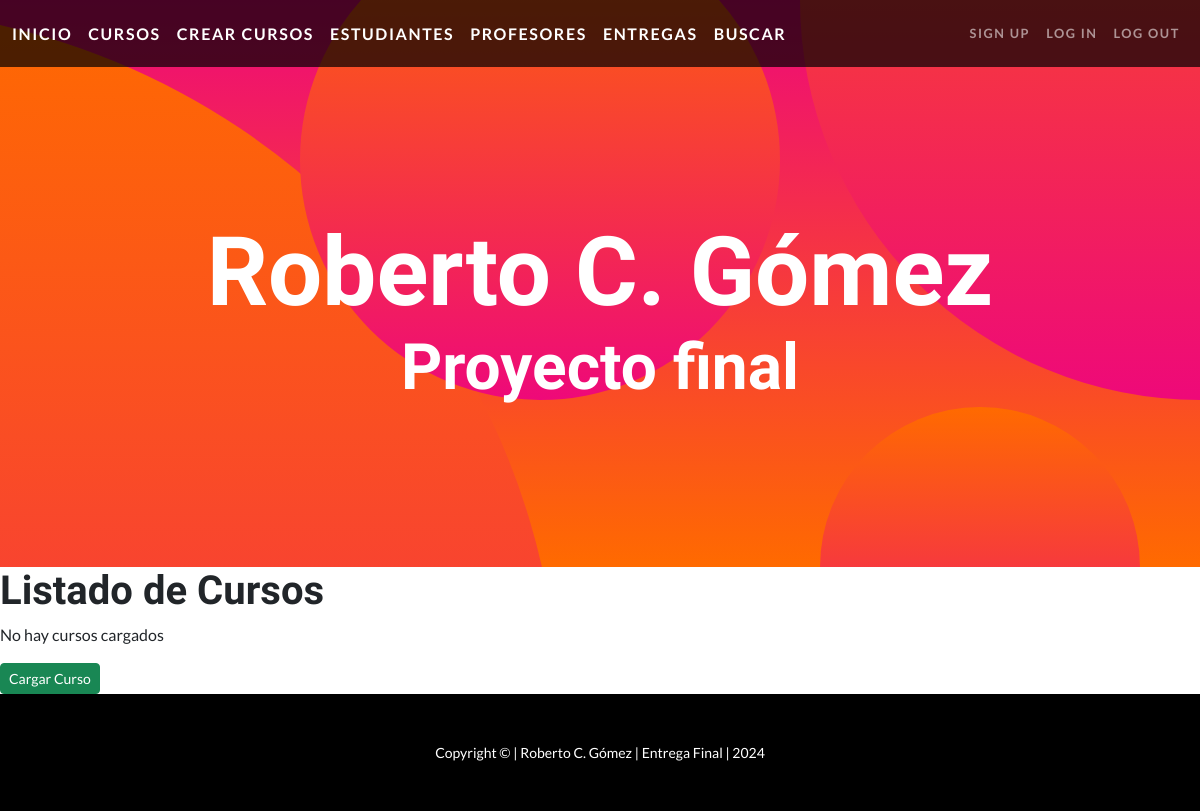
The page /cursos/ on the database as committed earlier.
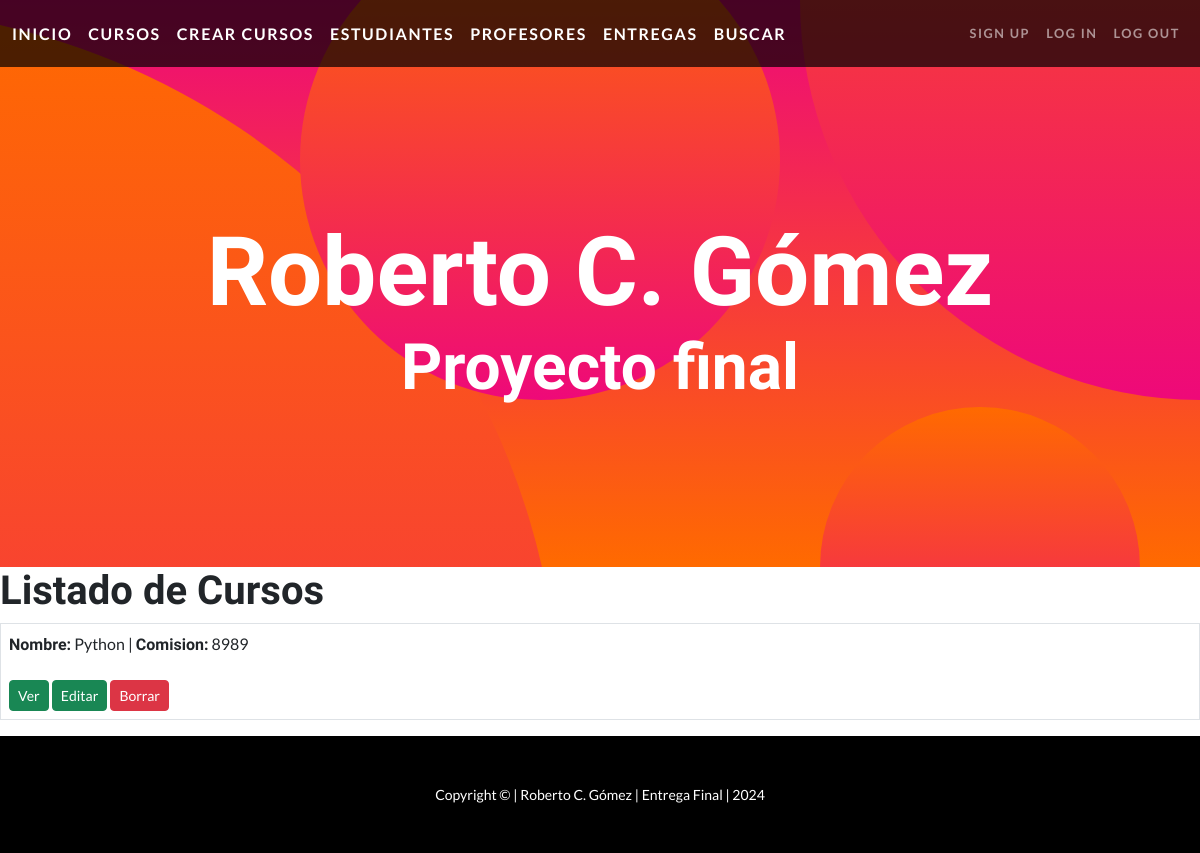
The same page on the database as committed later.
### app1/models.py (models this page shows)
class Curso(models.Model):
    nombre = models.CharField(max_length=30)
    comision = models.IntegerField()

### app1/views.py (the view)
# urls.py: path("cursos/", CursosListView.as_view(), name="cursos"),
class CursosListView(ListView):
    model = Curso
    context_object_name = "cursos"
    template_name = "app1/cursos.html"

### app1/templates/app1/cursos.html (shortened to what this page needs)
{% extends "app1/base.html" %}
{% block blk_cont %}
<h1>Listado de Cursos</h1>
{% if cursos %}
    <table class="table table-bordered">
        <tbody>
            {% for curso in cursos %}
            <tr>
                <td>
                    <span class="h6">Nombre:</span> {{ curso.nombre }} |
                    <span class="h6">Comision:</span> {{ curso.comision }}<br></br>
                    <a href="#" class="btn btn-success btn-sm">Ver</a>
                    <a href="{% url 'actualizarcurso' curso.pk %}" class="btn btn-success btn-sm">Editar</a>
                    <a href="{% url 'borrarcurso' curso.pk %}" class="btn btn-danger btn-sm">Borrar</a>
                </td>
            </tr>
            {% endfor %}
        </tbody>
    </table>
{% else %}
    <p>No hay cursos cargados</p>
    <a href="{% url 'crearcurso' %}" class="btn btn-success btn-sm">Cargar Curso</a>
{% endif %}
{% endblock blk_cont %}

Rows that differ between the two databases and show on the page:
added Curso: nombre "Python", comision "8989"
Other text that changed with them:
text no longer shown: "No hay cursos cargados Cargar Curso"
